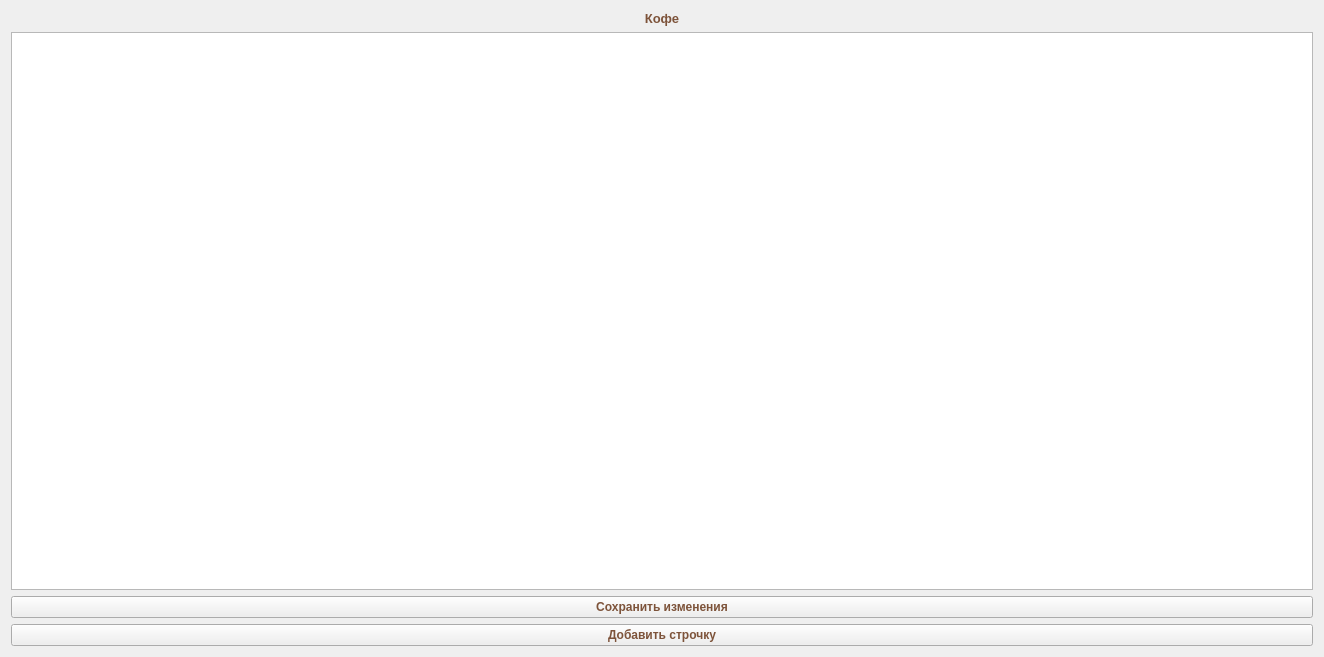
<?xml version="1.0" encoding="UTF-8"?>
<ui version="4.0">
 <class>Form</class>
 <widget class="QWidget" name="Form">
  <property name="geometry">
   <rect>
    <x>0</x>
    <y>0</y>
    <width>1324</width>
    <height>657</height>
   </rect>
  </property>
  <property name="font">
   <font>
    <weight>75</weight>
    <bold>true</bold>
   </font>
  </property>
  <property name="windowTitle">
   <string>Form</string>
  </property>
  <property name="styleSheet">
   <string notr="true">color: rgb(125, 83, 58);</string>
  </property>
  <layout class="QGridLayout" name="gridLayout">
   <item row="2" column="0">
    <widget class="QTableWidget" name="tableWidget">
     <property name="font">
      <font>
       <weight>50</weight>
       <bold>false</bold>
      </font>
     </property>
    </widget>
   </item>
   <item row="4" column="0">
    <widget class="QPushButton" name="add_btn">
     <property name="text">
      <string>Добавить строчку</string>
     </property>
    </widget>
   </item>
   <item row="0" column="0">
    <widget class="QLabel" name="label">
     <property name="font">
      <font>
       <pointsize>10</pointsize>
       <weight>75</weight>
       <bold>true</bold>
      </font>
     </property>
     <property name="text">
      <string>Кофе</string>
     </property>
     <property name="alignment">
      <set>Qt::AlignCenter</set>
     </property>
    </widget>
   </item>
   <item row="3" column="0">
    <widget class="QPushButton" name="save_btn">
     <property name="text">
      <string>Сохранить изменения</string>
     </property>
    </widget>
   </item>
  </layout>
 </widget>
 <resources/>
 <connections/>
</ui>
